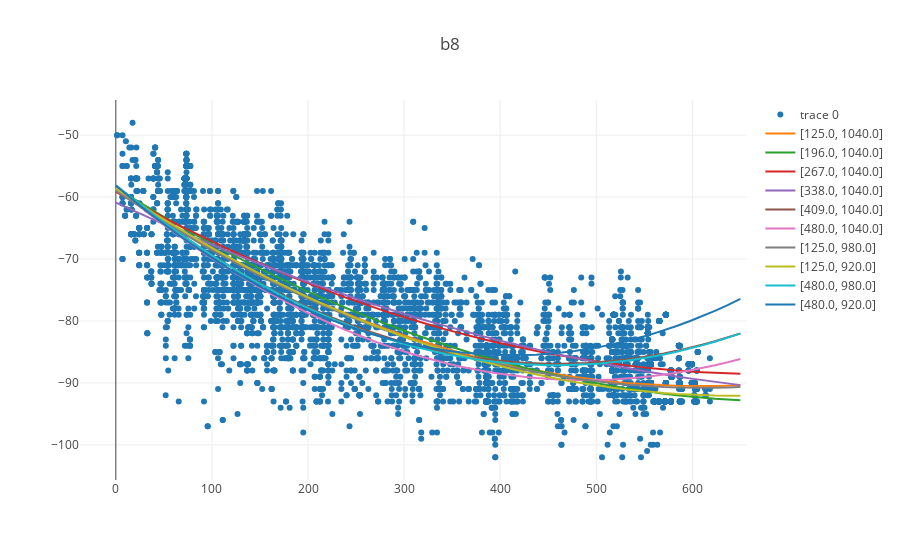

This figure's notebook cell:
### Code cell
# RSSI along different radii

endpoints = np.concatenate([
    np.stack([np.linspace(125, 480, 6), np.full(6, 1040)], axis=1), 
    np.array([[x, y] for x in [125, 480] for y in [1040 - 60, 1040 - 120]])
    ])

def plot_points_on_line(points, line):
    # get an image
    img = Image.open('map.png')
    fnt = ImageFont.truetype('/Users/piotr/Library/Fonts/Literation Mono Powerline.ttf', 40)
    
    d = ImageDraw.Draw(img)

    for point in points:
        x = point[0]
        y = point[1]
        d.ellipse([x-2, y-2, x+2, y+2], outline=(255,0,0,0), fill=(255,0,0,0))
        
    for point in line:
        x = point[0]
        y = point[1]
        d.ellipse([x-2, y-2, x+2, y+2], outline=(0,255,0,0), fill=(0,255,0,0))

    img.show()
    
def dist_from_line(points, start, end):
    return np.absolute(np.cross(end-start,points-start) / np.linalg.norm(end - start))
    
    
def map_points_on_line(points, start, end):
    line = np.stack([np.linspace(start[0], end[0]), np.linspace(start[1], end[1])], axis=1)
    margin = dist_from_line(points, start, end)
    plot_points_on_line(points_b8[margin < 20], line)

    
def plot_rssi_dist(rssi, dist, title):
    f = bestfit_rssi_dist(rssi, dist)
    domain = np.linspace(0, 650)
    py.iplot({
        "data": [
            go.Scatter(x=dist, y=rssi, mode='markers'),
            go.Scatter(x=domain, y=f(domain))
        ],
        "layout": go.Layout(title=title)
    }) 
    

def plot_rssi_dist_on_line(points, rssi, start, end):
    dist = dist_from_point(points, start)
    margin = dist_from_line(points, start, end)
    plot_rssi_dist(rssi[margin < 20], dist[margin < 20], title=end)
        
def bestfit_rssi_dist(rssi, dist):
    return np.poly1d(np.polyfit(dist, rssi, 2))
    
def plot_all(points, rssi, start, beacon):
    dist = dist_from_point(points, start)
    domain = np.linspace(0, 650)
    fitlines = []
    ends = []
    for end in endpoints:
        margin = dist_from_line(points, start, end)
        line_dist = dist[margin < 20]
        line_rssi = rssi[margin < 20]
        f = bestfit_rssi_dist(line_rssi, line_dist)
        fitlines.append(f)
        ends.append(end)

#         py.iplot({
#             "data": [go.Scatter(x=line_dist, y=line_rssi, mode='markers')] + [go.Scatter(x=domain, y=f(domain))],
#             "layout": go.Layout(title=repr(list(end)))
#         }) 
        
    py.iplot({
        "data": [go.Scatter(x=dist, y=rssi, mode='markers')] + [go.Scatter(x=domain, y=f(domain), name=repr(list(end))) for (f, end) in zip(fitlines, ends)],
        "layout": go.Layout(title=beacon)
    }) 

plot_all(b_b8.points, b_b8.rssi, b_b8.pos, b_b8.name)
